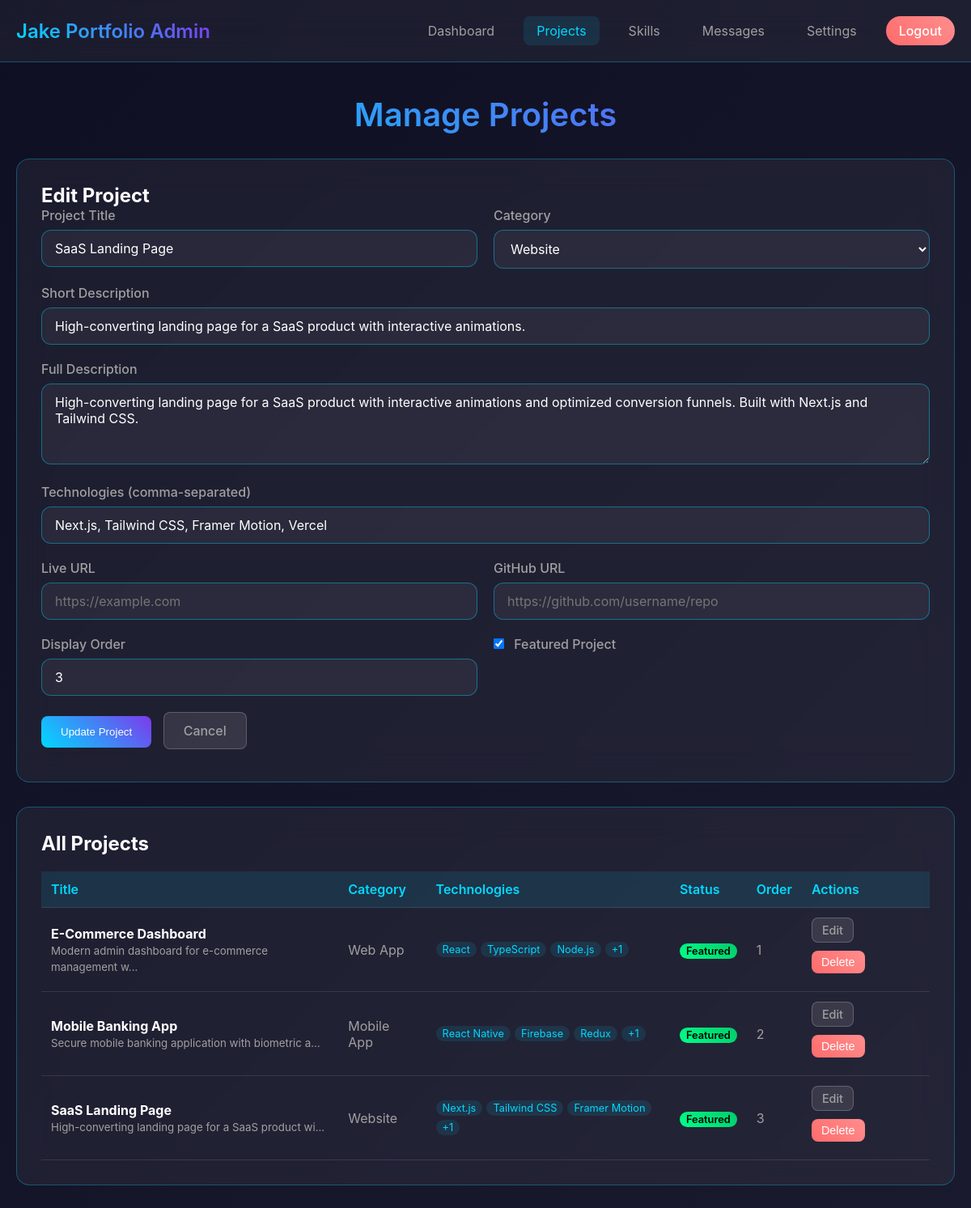
Page /backend/admin/projects.php?edit=3 (signed in) on the committed database.
### tables this page shows
CREATE TABLE IF NOT EXISTS projects (
    id INT AUTO_INCREMENT PRIMARY KEY,
    title VARCHAR(200) NOT NULL,
    description TEXT NOT NULL,
    short_description VARCHAR(500),
    image_url VARCHAR(500),
    live_url VARCHAR(500),
    github_url VARCHAR(500),
    category VARCHAR(100) NOT NULL,
    technologies JSON,
    featured BOOLEAN DEFAULT FALSE,
    display_order INT DEFAULT 0,
    is_active BOOLEAN DEFAULT TRUE,
    created_at TIMESTAMP DEFAULT CURRENT_TIMESTAMP,
    updated_at TIMESTAMP DEFAULT CURRENT_TIMESTAMP ON UPDATE CURRENT_TIMESTAMP
);

### backend/admin/projects.php (the view, shortened to what this page needs)
<?php
$database = new Database();
$db = $database->getConnection();
$stmt = $db->query("SELECT * FROM projects WHERE is_active = 1 ORDER BY display_order, created_at DESC");
$projects = $stmt->fetchAll(PDO::FETCH_ASSOC);
$editProject = null;
if (isset($_GET['edit']) && is_numeric($_GET['edit'])) {
    $stmt = $db->prepare("SELECT * FROM projects WHERE id = ? AND is_active = 1");
    $stmt->execute([$_GET['edit']]);
    $editProject = $stmt->fetch(PDO::FETCH_ASSOC);
}
?>
<!DOCTYPE html>
<html lang="en">
<head>
</head>
<body>
    <header class="header">
        <div class="header-content">
            <div class="logo">Jake Portfolio Admin</div>
            <nav class="nav-links">
                <a href="dashboard.php" class="nav-link">Dashboard</a>
                <a href="projects.php" class="nav-link active">Projects</a>
                <a href="skills.php" class="nav-link">Skills</a>
                <a href="messages.php" class="nav-link">Messages</a>
                <a href="settings.php" class="nav-link">Settings</a>
                <a href="logout.php" class="logout-btn">Logout</a>
            </nav>
        </div>
    </header>
    <div class="container">
        <h1 class="page-title">Manage Projects</h1>
        <div class="card">
            <h2><?php echo $editProject ? 'Edit Project' : 'Add New Project'; ?></h2>
            <form method="POST">
                <div class="form-row">
                    <div class="form-group">
                        <label for="title" class="form-label">Project Title</label>
                        <input type="text" id="title" name="title" class="form-input"
                               value="<?php echo htmlspecialchars($editProject['title'] ?? ''); ?>" required>
                    </div>
                    <div class="form-group">
                        <label for="category" class="form-label">Category</label>
                        <select id="category" name="category" class="form-select" required>
                            <option value="Website" <?php echo ($editProject['category'] ?? '') === 'Website' ? 'selected' : ''; ?>>Website</option>
                        </select>
                    </div>
                </div>
                <div class="form-group">
                    <label for="short_description" class="form-label">Short Description</label>
                    <input type="text" id="short_description" name="short_description" class="form-input"
                           value="<?php echo htmlspecialchars($editProject['short_description'] ?? ''); ?>"
                           placeholder="Brief one-line description">
                </div>
                <div class="form-group">
                    <label for="description" class="form-label">Full Description</label>
                    <textarea id="description" name="description" class="form-textarea" required><?php echo htmlspecialchars($editProject['description'] ?? ''); ?></textarea>
                </div>
                <div class="form-group">
                    <label for="technologies" class="form-label">Technologies (comma-separated)</label>
                    <input type="text" id="technologies" name="technologies" class="form-input"
                           value="<?php echo $editProject ? htmlspecialchars(implode(', ', json_decode($editProject['technologies'], true) ?: [])) : ''; ?>"
                           placeholder="React, Node.js, MongoDB, etc.">
                </div>
                <div class="form-row">
                    <div class="form-group">
                        <label for="live_url" class="form-label">Live URL</label>
                        <input type="url" id="live_url" name="live_url" class="form-input"
                               value="<?php echo htmlspecialchars($editProject['live_url'] ?? ''); ?>"
                               placeholder="https://example.com">
                    </div>
                    <div class="form-group">
                        <label for="github_url" class="form-label">GitHub URL</label>
                        <input type="url" id="github_url" name="github_url" class="form-input"
                               value="<?php echo htmlspecialchars($editProject['github_url'] ?? ''); ?>"
                               placeholder="https://github.com/username/repo">
                    </div>
                </div>
                <div class="form-row">
                    <div class="form-group">
                        <label for="display_order" class="form-label">Display Order</label>
                        <input type="number" id="display_order" name="display_order" class="form-input"
                               value="<?php echo htmlspecialchars($editProject['display_order'] ?? '0'); ?>"
                               min="0">
                    </div>
                    <div class="form-group">
                        <label class="form-label">
                            <input type="checkbox" name="featured" class="form-checkbox"
                                   <?php echo ($editProject['featured'] ?? false) ? 'checked' : ''; ?>>
                            Featured Project
                        </label>
                    </div>
                </div>
                <button type="submit" class="btn btn-primary">
                    <?php echo $editProject ? 'Update Project' : 'Add Project'; ?>
                </button>
                <?php if ($editProject): ?>
                    <a href="projects.php" class="btn btn-secondary">Cancel</a>
                <?php endif; ?>
            </form>
        </div>
        <div class="card">
            <h2>All Projects</h2>
            <?php if (empty($projects)): ?>
                <p style="color: #A0A0A0;">No projects found. Add your first project above.</p>
            <?php else: ?>
                <table class="table">
                    <thead>
                        <tr>
                            <th>Title</th>
                            <th>Category</th>
                            <th>Technologies</th>
                            <th>Status</th>
                            <th>Order</th>
                            <th>Actions</th>
                        </tr>
                    </thead>
                    <tbody>
                        <?php foreach ($projects as $project): ?>
                        <tr>
                            <td>
                                <strong style="color: #ffffff;"><?php echo htmlspecialchars($project['title']); ?></strong>
                                <br>
                                <small><?php echo htmlspecialchars(substr($project['short_description'], 0, 50)) . '...'; ?></small>
                            </td>
                            <td><?php echo htmlspecialchars($project['category']); ?></td>
                            <td>
                                <div class="tech-tags">
                                    <?php
                                    $technologies = json_decode($project['technologies'], true);
                                    if ($technologies) {
                                        foreach (array_slice($technologies, 0, 3) as $tech) {
                                            echo '<span class="tech-tag">' . htmlspecialchars($tech) . '</span>';
                                        }
                                        if (count($technologies) > 3) {
                                            echo '<span class="tech-tag">+' . (count($technologies) - 3) . '</span>';
                                        }
                                    }
                                    ?>
                                </div>
                            </td>
                            <td>
                                <?php if ($project['featured']): ?>
                                    <span class="featured-badge">Featured</span>
                                <?php endif; ?>
                            </td>
                            <td><?php echo $project['display_order']; ?></td>
                            <td>
                                <a href="projects.php?edit=<?php echo $project['id']; ?>" class="btn btn-secondary" style="font-size: 0.9rem; padding: 6px 12px;">Edit</a>
                                <form method="POST" style="display: inline;" onsubmit="return confirm('Are you sure you want to delete this project?');">
                                    <button type="submit" class="btn btn-danger" style="font-size: 0.9rem; padding: 6px 12px;">Delete</button>
                                </form>
                            </td>
                        </tr>
                        <?php endforeach; ?>
                    </tbody>
                </table>
            <?php endif; ?>
        </div>
    </div>
</body>
</html>

### backend/admin/projects.php (style rules this page uses)
* { margin: 0; padding: 0; box-sizing: border-box; }
body { font-family: 'Inter', sans-serif; background: linear-gradient(135deg, #0F0F23 0%, #1A1A2E 100%); min-height: 100vh; color: #ffffff; }
.header { background: rgba(255, 255, 255, 0.05); backdrop-filter: blur(20px); border-bottom: 1px solid rgba(0, 217, 255, 0.3); padding: 20px 0; }
.header-content { max-width: 1200px; margin: 0 auto; padding: 0 20px; display: flex; justify-content: space-between; align-items: center; }
.logo { font-size: 1.5rem; font-weight: 600; background: linear-gradient(45deg, #00D9FF, #7C3AED); background-clip: text; -webkit-background-clip: text; -webkit-text-fill-color: transparent; }
.nav-links { display: flex; gap: 20px; }
.nav-link { color: #A0A0A0; text-decoration: none; padding: 8px 16px; border-radius: 8px; transition: all 0.3s ease; }
.nav-link:hover, .nav-link.active { color: #00D9FF; background: rgba(0, 217, 255, 0.1); }
.logout-btn { background: linear-gradient(45deg, #FF6B6B, #FF8E8E); color: white; padding: 8px 16px; border: none; border-radius: 20px; text-decoration: none; font-weight: 500; transition: all 0.3s ease; }
.container { max-width: 1200px; margin: 0 auto; padding: 40px 20px; }
.page-title { font-size: 2.5rem; font-weight: 600; margin-bottom: 30px; text-align: center; background: linear-gradient(45deg, #00D9FF, #7C3AED); background-clip: text; -webkit-background-clip: text; -webkit-text-fill-color: transparent; }
.card { background: rgba(255, 255, 255, 0.05); backdrop-filter: blur(20px); border: 1px solid rgba(0, 217, 255, 0.3); border-radius: 16px; padding: 30px; margin-bottom: 30px; }
.form-group { margin-bottom: 20px; }
.form-label { display: block; margin-bottom: 8px; font-weight: 500; color: #A0A0A0; }
.form-input, .form-textarea, .form-select { width: 100%; padding: 12px 16px; background: rgba(255, 255, 255, 0.05); border: 1px solid rgba(0, 217, 255, 0.4); border-radius: 12px; color: #ffffff; font-size: 16px; font-family: inherit; transition: all 0.3s ease; }
.form-textarea { resize: vertical; min-height: 100px; }
.form-checkbox { margin-right: 8px; }
.btn { padding: 12px 24px; border-radius: 8px; font-weight: 500; text-decoration: none; transition: all 0.3s ease; border: none; cursor: pointer; display: inline-block; margin-right: 10px; margin-bottom: 10px; }
.btn-primary { background: linear-gradient(45deg, #00D9FF, #7C3AED); color: white; }
.btn-secondary { background: rgba(255, 255, 255, 0.1); color: #A0A0A0; border: 1px solid rgba(255, 255, 255, 0.2); }
.btn-danger { background: linear-gradient(45deg, #FF6B6B, #FF8E8E); color: white; }
.table { width: 100%; border-collapse: collapse; margin-top: 20px; }
.table th, .table td { padding: 12px; text-align: left; border-bottom: 1px solid rgba(255, 255, 255, 0.1); }
.table th { background: rgba(0, 217, 255, 0.1); color: #00D9FF; font-weight: 600; }
.table td { color: #A0A0A0; }
.tech-tags { display: flex; flex-wrap: wrap; gap: 5px; }
.tech-tag { background: rgba(0, 217, 255, 0.1); color: #00D9FF; padding: 2px 8px; border-radius: 12px; font-size: 0.8rem; }
.featured-badge { background: linear-gradient(45deg, #00FF88, #00CC6A); color: #000; padding: 2px 8px; border-radius: 12px; font-size: 0.8rem; font-weight: 600; }
.form-row { display: grid; grid-template-columns: 1fr 1fr; gap: 20px; }

### rows in the picture
projects: title "SaaS Landing Page", category "Website", short_description "High-converting landing page for a SaaS product with interactive animations.", description "High-converting landing page for a SaaS product with interactive animations and optimized conversion funnels. Built with Next.js and Tailwind CSS.", technologies "Next.js, Tailwind CSS, Framer Motion, Vercel", display_order "3", featured "☑", short_description "High-converting landing page for a SaaS product wi", technologies "Next.js", technologies "Tailwind CSS", technologies "Framer Motion", count($technologies)-3 "1", shows "Featured"
projects: title "E-Commerce Dashboard", short_description "Modern admin dashboard for e-commerce management w", category "Web App", technologies "React", technologies "TypeScript", technologies "Node.js", count($technologies)-3 "1", featured "Featured", display_order "1"
projects: title "Mobile Banking App", short_description "Secure mobile banking application with biometric a", category "Mobile App", technologies "React Native", technologies "Firebase", technologies "Redux", count($technologies)-3 "1", featured "Featured", display_order "2"
